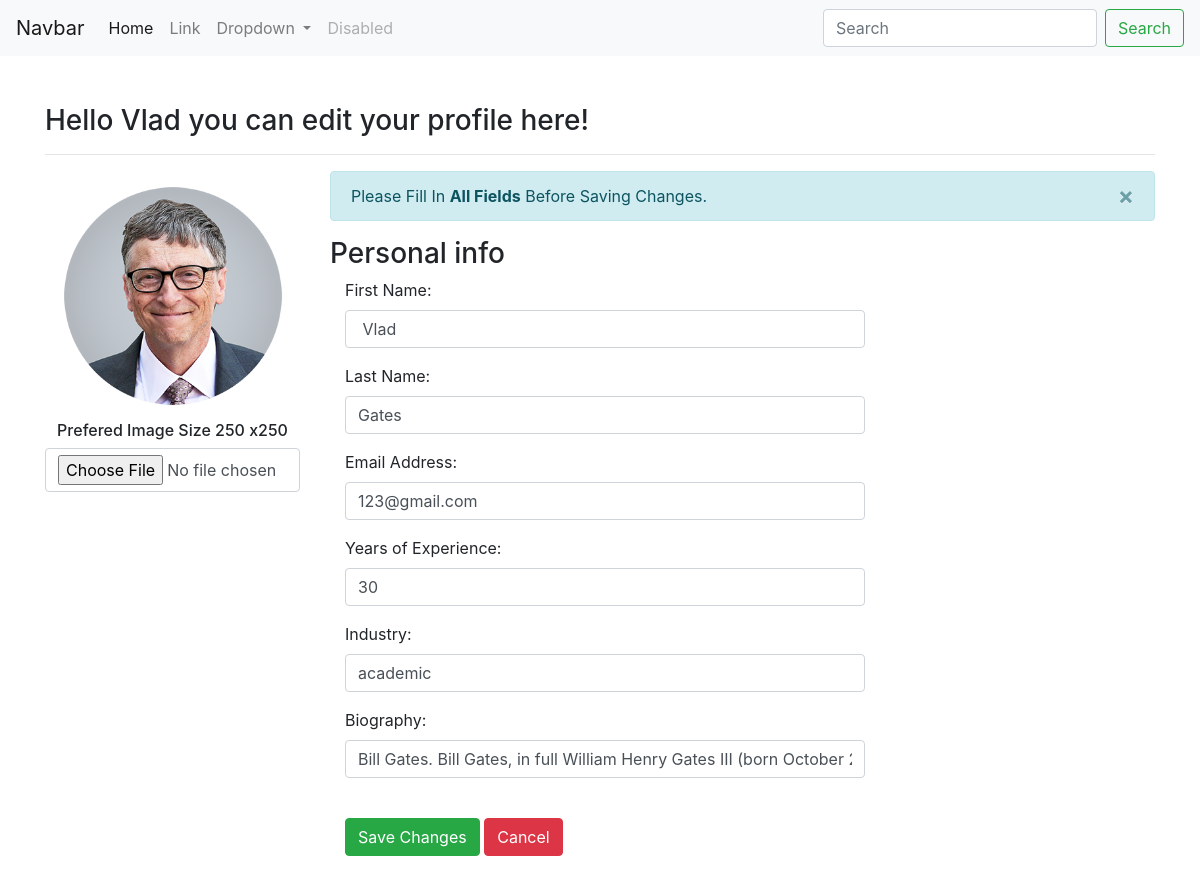
Before: /editProfile.php?id=1 with the older database file.
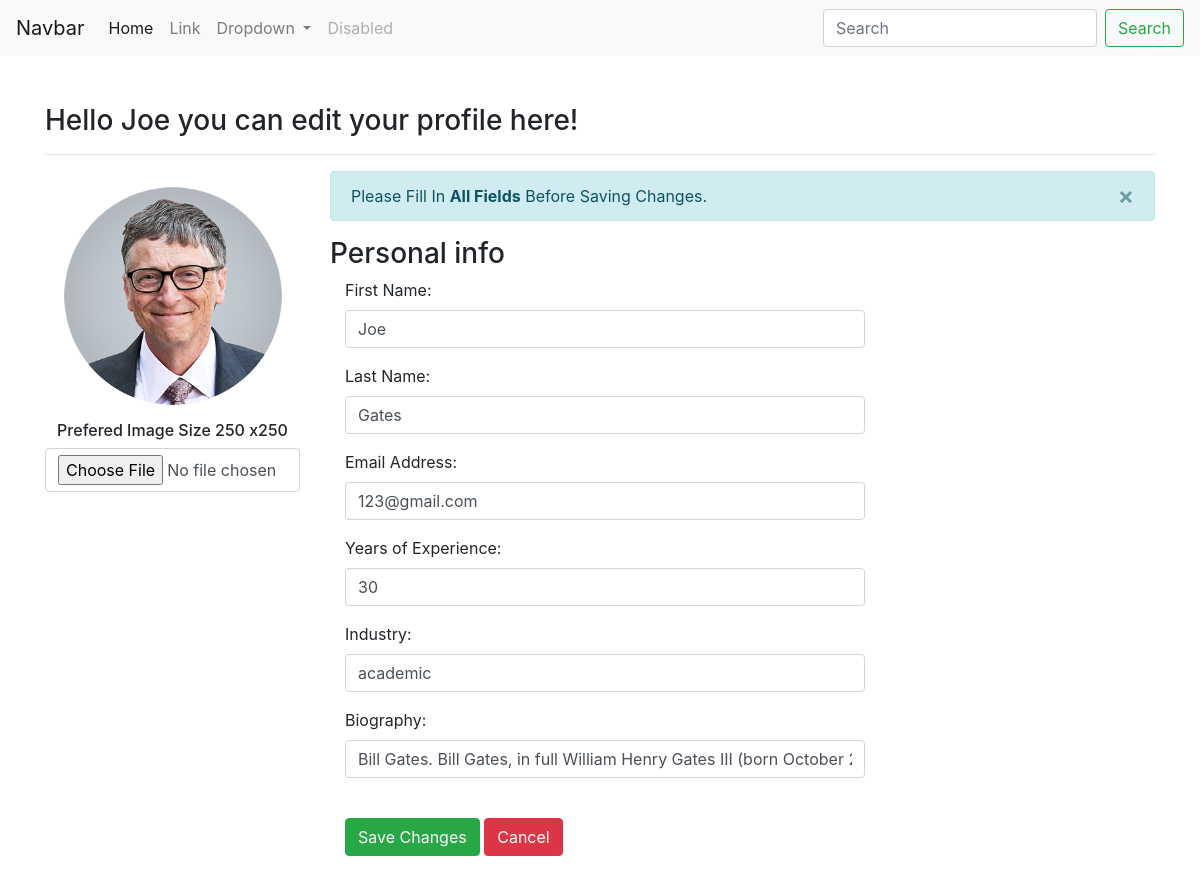
After: the same page with the newer database file.
### tables this page shows
CREATE TABLE IF NOT EXISTS `newuser` (
  `id` int(100) NOT NULL AUTO_INCREMENT,
  `first` varchar(128) NOT NULL,
  `last` varchar(128) NOT NULL,
  `uid` varchar(128) NOT NULL,
  `pwd` varchar(1000) NOT NULL,
  `email` varchar(255) NOT NULL,
  `years` int(11) NOT NULL,
  `industry` enum('it','retail','medical','manual labour','academic','accountancy and finance','architecture/design','childcare','drivers','education/training','graduate','hair and beauty','motor industry') DEFAULT NULL,
  `bio` varchar(1000) NOT NULL,
  `userPic` varchar(200) NOT NULL,
  `profile` varchar(200) NOT NULL,
  PRIMARY KEY (`id`)
);

### editProfile.php (the view, shortened to what this page needs)
<?php
include_once("dbh.php");
?>
<?php
$id = $_GET['id'];
$result = mysqli_query($conn, "SELECT * FROM newuser WHERE id=$id");
while($res = mysqli_fetch_array($result))
{
	$firstName = $res['first'];
	$lastName = $res['last'];
    $email = $res['email'];
    $yearsXP = $res['years'];
    $industryType = $res['industry'];
	$bio = $res['bio'];
}
?>
<?php
	require_once 'imageUploadConnection.php';
	if(isset($_GET['id']) && !empty($_GET['id']))
	{
		$id = $_GET['id'];
		$stmt_edit = $conn->prepare('SELECT id,first,last,years,industry,bio,userPic FROM newuser WHERE id =:uid');
		$stmt_edit->execute(array(':uid'=>$id));
		$edit_row = $stmt_edit->fetch(PDO::FETCH_ASSOC);
		extract($edit_row);
	}
	else
	{
		header("Location: userprofile.php");
	}
				?>
<!doctype html>
<html lang="en">
<head>
	<link rel="stylesheet" href="https://maxcdn.bootstrapcdn.com/bootstrap/4.0.0-alpha.6/css/bootstrap.min.css"
>
</head>
<body>
	<header>
	<nav class="navbar navbar-expand-lg navbar-light bg-light">
	<a class="navbar-brand" href="#">Navbar</a>
	<div class="collapse navbar-collapse" id="navbarSupportedContent">
	  <ul class="navbar-nav mr-auto">
		<li class="nav-item active">
		  <a class="nav-link" href="#">Home <span class="sr-only">(current)</span></a>
		</li>
		<li class="nav-item">
		  <a class="nav-link" href="#">Link</a>
		</li>
		<li class="nav-item dropdown">
		  <a class="nav-link dropdown-toggle" href="#" id="navbarDropdown" role="button" data-toggle="dropdown" aria-haspopup="true" aria-expanded="false">
			Dropdown
		  </a>
		</li>
		<li class="nav-item">
		  <a class="nav-link disabled" href="#">Disabled</a>
		</li>
	  </ul>
	  <form class="form-inline my-2 my-lg-0">
		<input class="form-control mr-sm-2" type="search" placeholder="Search" aria-label="Search">
		<button class="btn btn-outline-success my-2 my-sm-0" type="submit">Search</button>
	  </form>
	</div>
  </nav>
</header>
		<br/><br/>
	<form method="post" enctype="multipart/form-data" class="form-horizontal" role="form">
	<div class="container">
    <h3>Hello <?php echo $firstName; ?> you can edit your profile here!</h3>
  	<hr>
	<div class="row">
      <div class="col-md-3">
        <div class="text-center">
		<img src="user_images/<?php echo $userPic; ?>" height="250" width="250" class="rounded-circle" alt="avatar" />
          <h6>Prefered Image Size 250 x250</h6>
          <input type="file" name="user_image" class="form-control" accept="image/*">
        </div>
	  </div>
	  <div class="col-md-9 personal-info">
        <div class="alert alert-info alert-dismissable">
          <a class="panel-close close" data-dismiss="alert">×</a>
          Please Fill In <strong>All Fields</strong> Before Saving Changes.
        </div>
		<h3>Personal info</h3>
		<div class="form-group">
            <label class="col-lg-3 control-label">First Name:</label>
            <div class="col-lg-8">
			<input class="form-control" type="text" name="first_name" value="<?php echo $firstName; ?>" required />
            </div>
		</div>
		<div class="form-group">
            <label class="col-lg-3 control-label">Last Name:</label>
            <div class="col-lg-8">
			<input class="form-control" type="text" name="last_name" value="<?php echo $lastName; ?>" required />
            </div>
		</div>
		<div class="form-group">
            <label class="col-lg-3 control-label">Email Address:</label>
            <div class="col-lg-8">
			<input class="form-control" type="text" name="email_Address" value="<?php echo $email; ?>" required />
            </div>
		</div>
		<div class="form-group">
            <label class="col-lg-3 control-label">Years of Experience:</label>
            <div class="col-lg-8">
			<input class="form-control" type="text" name="years_XP" value="<?php echo $yearsXP; ?>" required />
            </div>
		</div>
		<div class="form-group">
            <label class="col-lg-3 control-label">Industry:</label>
            <div class="col-lg-8">
			<input class="form-control" type="text" name="industry_Type" value="<?php echo $industryType; ?>" required /></td>
            </div>
		</div>
		<div class="form-group">
            <label class="col-lg-3 control-label">Biography:</label>
            <div class="col-lg-8">
			<input class="form-control" type="text" name="biography" value="<?php echo $bio; ?>" required />
            </div>
        </div>
	<div class="form-group">
            <label class="col-md-3 control-label"></label>
            <div class="col-md-8">
			<button type="submit" name="btn_save_updates" class="btn btn-success"> Save Changes</button>
              <button type="submit" name="cancel" class="btn btn-danger">Cancel </button>
            </div>
		  </div>
		  </div>
        </div>
		</div>
</form>
</body>
</html>

Changed rows visible on the page:
changed newuser "Gates": first "Vlad" → "Joe"; first_name "Vlad" → "Joe"
